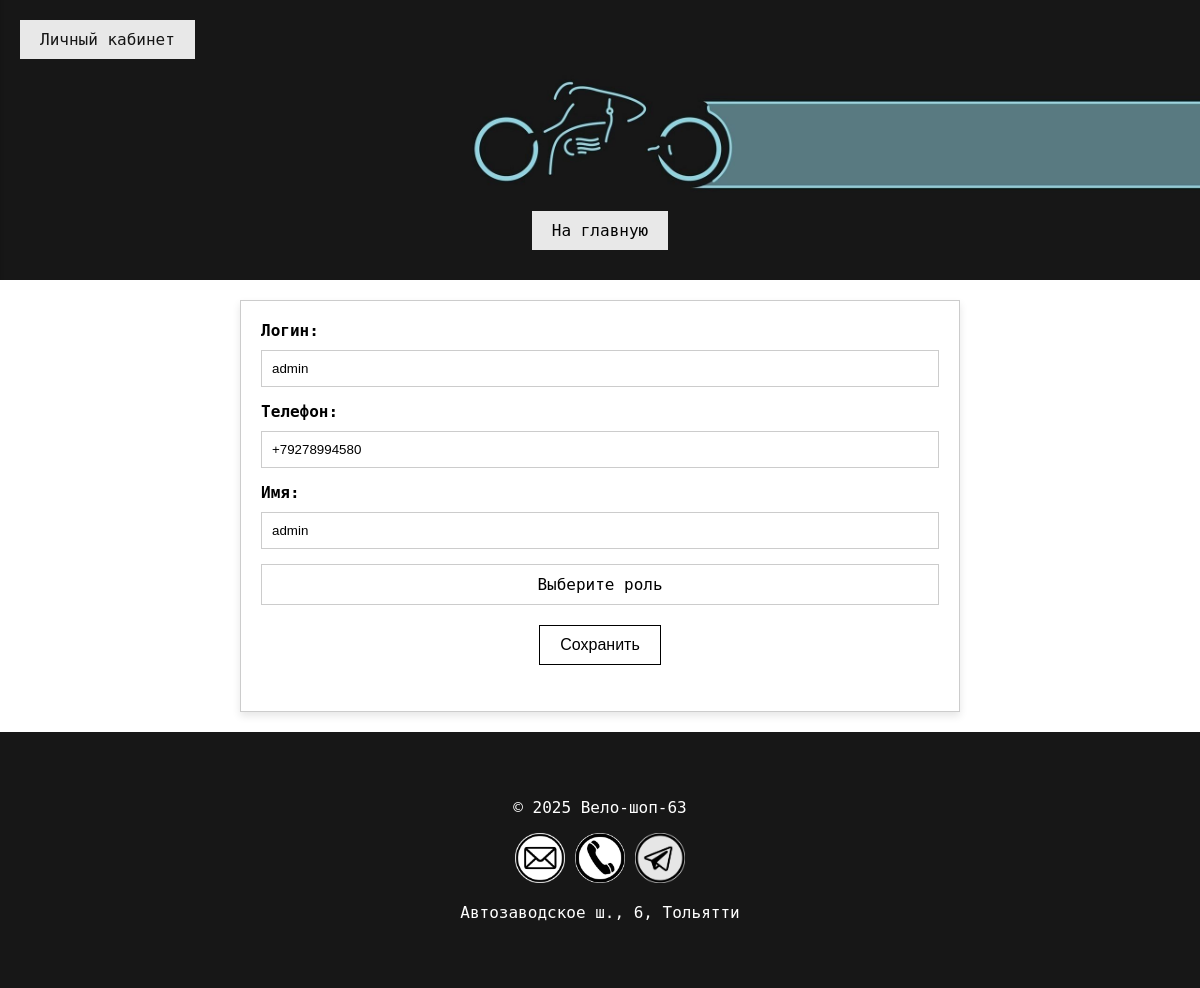
/user/5, run on the app's committed database.
### tables this page shows
CREATE TABLE users (id_user INTEGER PRIMARY KEY AUTOINCREMENT NOT NULL, login TEXT NOT NULL UNIQUE, password TEXT NOT NULL, email TEXT, phone TEXT, name TEXT, role TEXT);

### app.py (the view)
@application.route('/user/<int:id_user>')
def view_edit_user(id_user):
    conn = get_db_connection()
    users = conn.execute('SELECT * FROM users').fetchall()
    conn.close()
    user = next((item for item in users if item['id_user'] == id_user), None)
    current_year = datetime.now().year
    return render_template('edit_user.html', user=user, current_year=current_year)

### app.py (called while the page is built)
def get_db_connection():
    conn = sqlite3.connect('VeloShop.db')
    conn.row_factory = sqlite3.Row  # Чтобы можно было обращаться к полям по имени
    return conn

### templates/edit_user.html (shortened to what this page needs)
<html lang="ru">
<head>
    <link rel="stylesheet" href="{{ url_for('static', filename='css/styles.css') }}">
    <link rel="stylesheet" href="https://cdnjs.cloudflare.com/ajax/libs/animate.css/4.1.1/animate.min.css"/>
</head>
<body>
    <header>
        <a href="/" class="main-button">На главную</a>
    </header>
    <a href="/sign_in" class="admin-button">
        <span>Личный кабинет</span>
    </a>
    <main class="main-edit-user">
        <form action="/edit_user" method="POST" enctype="multipart/form-data">
            <label for="login">Логин:</label>
            <input type="text" id="login" name="login" required value="{{user.login}}"><br>
            <label for="phone">Телефон:</label>
            <input type="text" id="phone" name="phone" required value="{{user.phone}}"><br>
            <label for="name">Имя:</label>
            <input type="text" id="name" name="name" required value="{{user.name}}"><br>
            <div class="custom-select">
                <div class="select-selected">Выберите роль</div>
            </div>
            <input type="hidden" id="id" name="id" required value="{{user.id_user}}"><br>
            <button class="edit-user" type="submit">Сохранить</button>
        </form>
    </main>
    <footer>
        <p>© 2025 Вело-шоп-63</p>
        <div class="contacts">
            <a href="mailto:info@veloshop63.com"><img src="/images/email-icon.png" alt="Почта" width="50"></a>
            <a href="tel:+7986533688"><img src="/images/phone-icon.png" alt="Телефон" width="50"></a>
            <a href="https://t.me/veloshop63"><img src="/images/tg-icon.png" alt="Телеграмм" width="50"></a>
            <p>Автозаводское ш., 6, Тольятти</p>
        </div>
    </footer>
</body>
</html>

### static/css/styles.css (style rules this page uses)
* { box-sizing: border-box; }
body { font-family: 'DejaVu Sans Mono', monospace; height: 100%; margin: 0; padding: 0; display: flex; flex-direction: column; min-height: 100vh; }
header { background-image: url(/../images/header.jpg); background-size: cover; background-position: center; min-height: 300px; display: flex; flex-direction: column; justify-content: flex-end; align-items: center; margin: 0; padding: 0; text-align: center; padding: 30px 0; opacity: 0; transform: translateY(-20px); animation: fadeIn 0.8s ease-in-out forwards; }
.admin-button, .exit-button { position: fixed; top: 20px; left: 20px; background-color: white; color: #171717; padding: 10px 20px; border: none; cursor: pointer; z-index: 1000; display: flex; align-items: center; opacity: 0.9; text-decoration: none; }
a { text-decoration: none; color: #171717; }
main { flex: 1; text-align: center; padding: 20px; }
.add-to-cart, .add-product, .sign-in, .sign-up, .add-category, .edit-user, .edit-product, .edit-category, .edit-order, .filter-button, .reset-filter-button, .alphabet-sorting-button, .price-sorting-button { background-color: white; color: black; border: 1px solid black; padding: 10px 20px; font-size: 16px; cursor: pointer; transition: background-color 0.3s; margin: 10px; }
.main-add-product, .login-container, .main-personal-account, .main-admin, .admin-main-category, .main-edit-user, .main-edit-product, .main-edit-category, .main-edit-order { width: 60%; align-items: center; text-align: center; margin: 0 auto; border: 1px solid #ccc; box-shadow: 0 4px 8px rgba(0, 0, 0, 0.1); }
.main-edit-user, .main-edit-product, .main-edit-category, .main-edit-order { margin-bottom: 20px; }
.main-edit-user label { align-items: left; text-align: left; margin-bottom: 10px; }
label { display: block; margin-bottom: 5px; font-weight: bold; }
.custom-select { position: relative; display: inline-block; width: 100%; margin-bottom: 10px; }
.select-selected { background-color: #ffffff; padding: 10px; border: 1px solid #ccc; cursor: pointer; }
input[type="email"], input[type="text"], input[type="number"], input[type="file"], input[type="password"] { width: 100%; padding: 10px; margin-bottom: 15px; border: 1px solid #ccc; box-sizing: border-box; }
.main-button { background-color: white; color: black; padding: 10px 20px; border: none; cursor: pointer; opacity: 0.9; text-decoration: none; }
footer { text-align: center; background-color: #171717; padding: 50px 0; z-index: 999; }
footer p, footer ul, footer a { color: white; }

### data on the page
users: login "admin", phone "+79278994580", name "admin"
